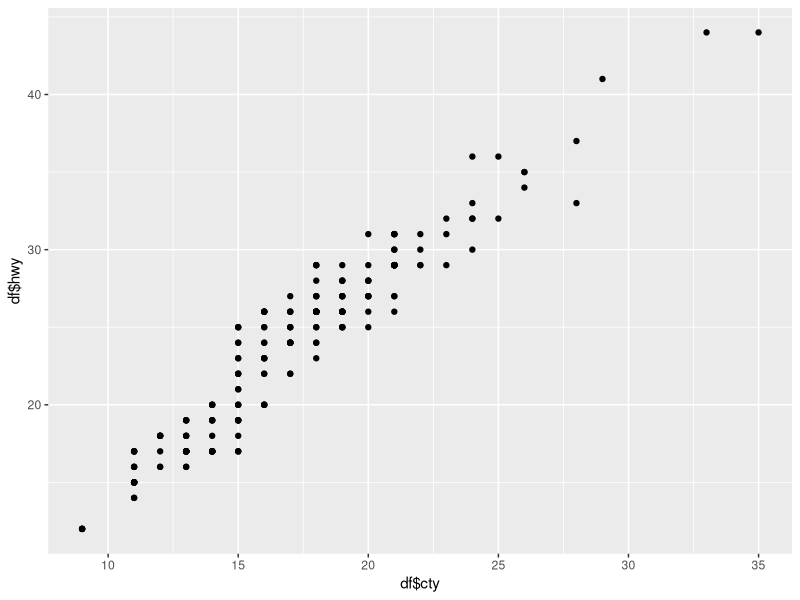
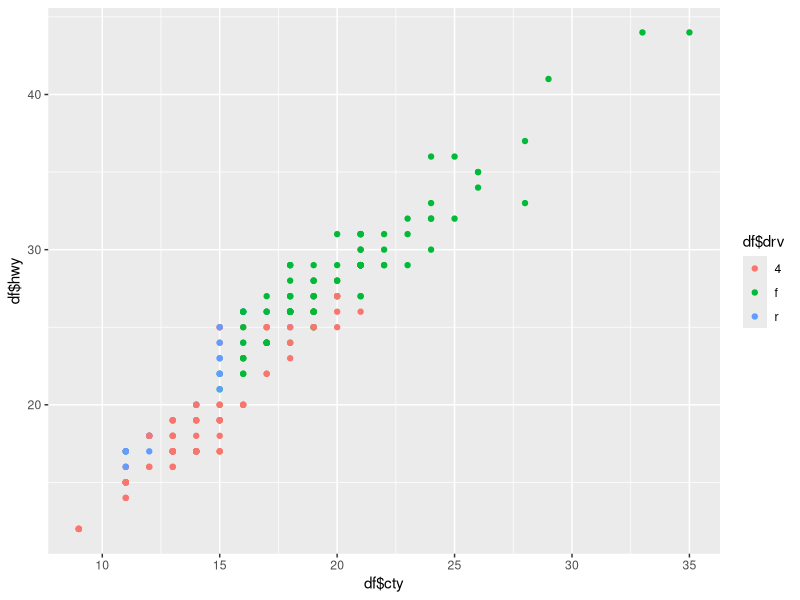
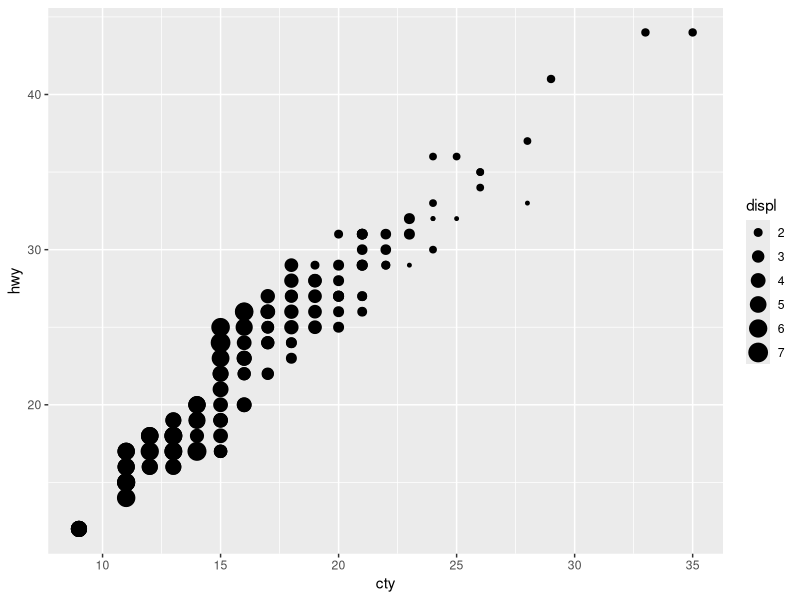
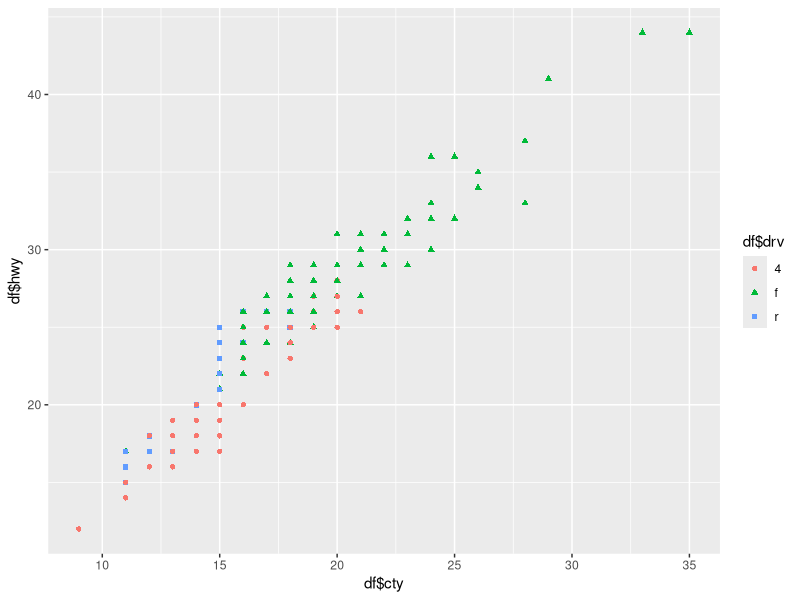
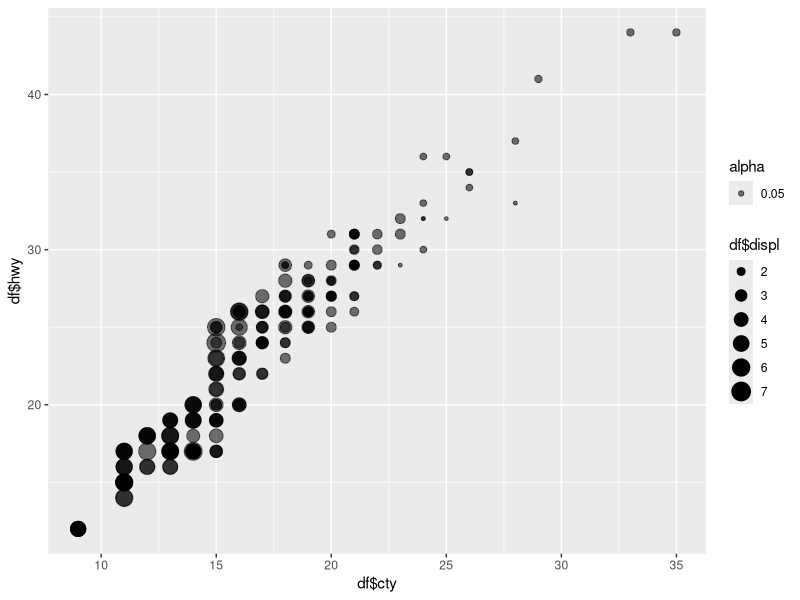

Recreate these plots in R, in order.
# Graphics in R using ggplot2 package

library(ggplot2)
df <- mpg

ggplot(df, aes(df$cty, df$hwy)) +
  geom_point()

ggplot(df, aes(df$cty, df$hwy, colour = df$drv)) + 
  geom_point()

ggplot(df, aes(cty, hwy, size = displ)) +
  geom_point()

ggplot(df, aes(df$cty, df$hwy, shape = df$drv, colour = df$drv)) +
  geom_point()

ggplot(df, aes(df$cty, df$hwy, size = df$displ, alpha = 0.05)) +
  geom_point()
